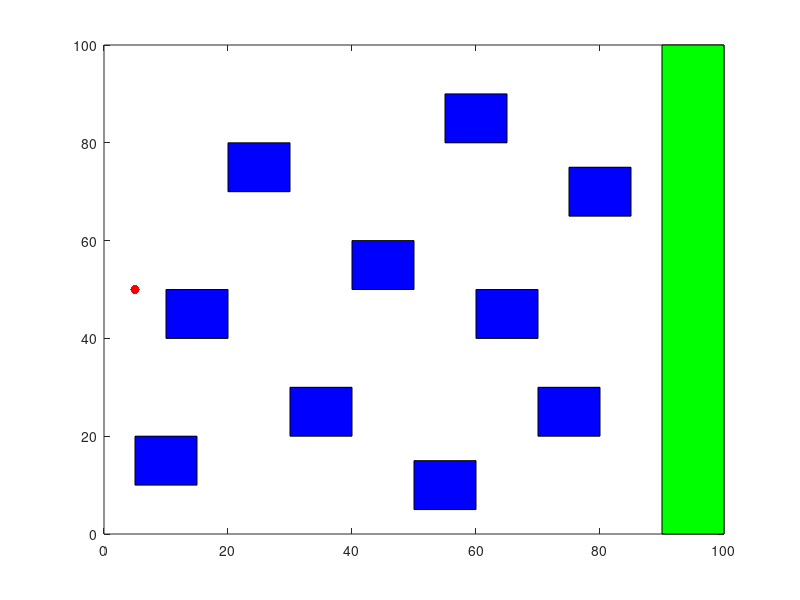

The MATLAB source for this figure:

clear all; close all;
figure(1); hold on;
axis([0 100 0 100]);
box on;

% Define and plot the start state for the planning problem
%               x  y
start_state = [ 5 50];
plot(start_state(1),start_state(2),'.r','MarkerSize',20);

% Define and plot the goal region for the planning problem
%              x1 y1  x2  y2   x3  y3  x4  y4
goal_region = [90  0 100   0  100 100  90 100];
goal_x = [goal_region(1) goal_region(3) goal_region(5) goal_region(7)];
goal_y = [goal_region(2) goal_region(4) goal_region(6) goal_region(8)];
patch(goal_x,goal_y,'green');

% Define and plot the locations of the obstacles
%             x1 y2 x2 y2 x3 y3 x4 y4
obstacles = [  5 10 15 10 15 20  5 20; % obstacle 1
              10 40 20 40 20 50 10 50; % obstacle 2
              20 70 30 70 30 80 20 80; % ...etc...
              30 20 40 20 40 30 30 30; 
              40 50 50 50 50 60 40 60;
              50  5 60  5 60 15 50 15;
              55 80 65 80 65 90 55 90;
              60 40 70 40 70 50 60 50;
              70 20 80 20 80 30 70 30
              75 65 85 65 85 75 75 75 ];

num_obstacles = size(obstacles,1);

for i_obs = 1:num_obstacles
    obs_x = [obstacles(i_obs,1) obstacles(i_obs,3) obstacles(i_obs,5) obstacles(i_obs,7)];
    obs_y = [obstacles(i_obs,2) obstacles(i_obs,4) obstacles(i_obs,6) obstacles(i_obs,8)];
    patch(obs_x,obs_y,'blue');
end

